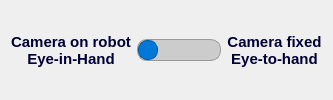
         <widget class="QGroupBox" name="groupBox_29">
          <property name="styleSheet">
           <string notr="true">QGroupBox {
	border: none;
	padding: 0px;
	margin: 0px;
}

QGroupBox::title {
	color: #000036;
}</string>
          </property>
          <property name="title">
           <string/>
          </property>
          <layout class="QGridLayout" name="gridLayout_34">
           <item row="0" column="0">
            <widget class="QLabel" name="label_4">
             <property name="sizePolicy">
              <sizepolicy hsizetype="MinimumExpanding" vsizetype="Preferred">
               <horstretch>0</horstretch>
               <verstretch>0</verstretch>
              </sizepolicy>
             </property>
             <property name="font">
              <font>
               <pointsize>11</pointsize>
               <bold>true</bold>
              </font>
             </property>
             <property name="styleSheet">
              <string notr="true">color: #000036;</string>
             </property>
             <property name="text">
              <string>Camera on robot
Eye-in-Hand</string>
             </property>
             <property name="alignment">
              <set>Qt::AlignmentFlag::AlignCenter</set>
             </property>
            </widget>
           </item>
           <item row="0" column="1">
            <widget class="QSlider" name="slider_config_test">
             <property name="sizePolicy">
              <sizepolicy hsizetype="MinimumExpanding" vsizetype="Preferred">
               <horstretch>0</horstretch>
               <verstretch>0</verstretch>
              </sizepolicy>
             </property>
             <property name="styleSheet">
              <string notr="true">QSlider::groove:horizontal {
    border: 1px solid #999;
    height: 20px;
    background: #ccc;
    border-radius: 10px;
}

QSlider::handle:horizontal {
    background: #0078D7;
    border: 1px solid #005A9E;
    width: 18px;
    margin: 0px;
    border-radius: 9px;
}
/*
QSlider::sub-page:horizontal {
    background: #0078D7;
    border-radius: 4px;
}

QSlider::add-page:horizontal {
    background: #bbb;
    border-radius: 4px;
}
*/</string>
             </property>
             <property name="maximum">
              <number>1</number>
             </property>
             <property name="orientation">
              <enum>Qt::Orientation::Horizontal</enum>
             </property>
            </widget>
           </item>
           <item row="0" column="2">
            <widget class="QLabel" name="label_16">
             <property name="sizePolicy">
              <sizepolicy hsizetype="MinimumExpanding" vsizetype="Preferred">
               <horstretch>0</horstretch>
               <verstretch>0</verstretch>
              </sizepolicy>
             </property>
             <property name="font">
              <font>
               <pointsize>11</pointsize>
               <bold>true</bold>
              </font>
             </property>
             <property name="styleSheet">
              <string notr="true">color: #000036;</string>
             </property>
             <property name="text">
              <string>Camera fixed
Eye-to-hand</string>
             </property>
             <property name="alignment">
              <set>Qt::AlignmentFlag::AlignCenter</set>
             </property>
            </widget>
           </item>
          </layout>
         </widget>
